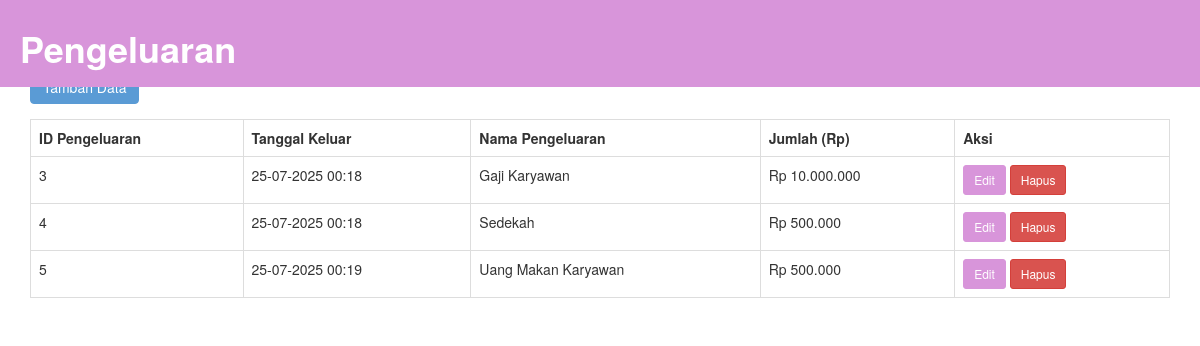
The app's page /pengeluaran.php (signed in) with its own data.
### tables this page shows
CREATE TABLE `pengeluaran` (
  `id_pengeluaran` int(11) NOT NULL,
  `tanggal_keluar` datetime NOT NULL,
  `nama_pengeluaran` varchar(100) NOT NULL,
  `jumlah` int(11) NOT NULL
);

### pengeluaran.php (the view, shortened to what this page needs)
<?php
include 'config1.php';
$view = $dbconnect->query("SELECT * FROM pengeluaran");
?>
<!DOCTYPE html>
<html>
<head>
    <link rel="stylesheet" href="https://cdn.jsdelivr.net/npm/bootstrap@3.3.7/dist/css/bootstrap.min.css">
</head>
<body>
    <div class="container">
        <div class="header">
            <h1><strong>Pengeluaran</strong></h1>
        </div>
        <div class="form-group">
        <a href="add_pengeluaran.php" class="btn btn-custom1">Tambah Data</a>
        </div>
        <table class="table table-bordered">
            <tr>
                <th>ID Pengeluaran</th>
                <th>Tanggal Keluar</th>
                <th>Nama Pengeluaran</th>
                <th>Jumlah (Rp)</th>
                <th>Aksi</th>
            </tr>
            <?php while ($row = $view->fetch_array()) { ?>
            <tr>
                <td><?= $row['id_pengeluaran'] ?></td>
                <td><?= date('d-m-Y H:i', strtotime($row['tanggal_keluar'])) ?? '-' ?></td>
                <td><?= $row['nama_pengeluaran'] ?></td>
                <td>Rp <?= number_format($row['jumlah'], 0, ',', '.') ?></td>
                <td>
                    <a href="edit_pengeluaran.php?id=<?= $row['id_pengeluaran'] ?>" class="btn btn-custom btn-sm">Edit</a>
                    <a href="hapus_pengeluaran.php?id=<?= $row['id_pengeluaran'] ?>" class="btn btn-danger btn-sm" onclick="return confirm('Apakah anda yakin menghapus?')">Hapus</a>
                </td>
            </tr>
            <?php } ?>
        </table>
    </div>
</body>
</html>

### pengeluaran.php (style rules this page uses)
.header { display: flex; align-items: center; justify-content: flex-start; padding: 8px 20px; background: #d895da; color: white; width: 100%; position: fixed; top: 0; left: 0; z-index: 1000; }
.container { margin-top: 70px; }
.btn-custom { background-color: #d895da; border-color: #d895da; color: #fff; }
.btn-custom1 { background-color: #5a9bd5; border-color: #5a9bd5; color: #fff; }

### records on screen
pengeluaran: id_pengeluaran "3", tanggal_keluar "25-07-2025 00:18", nama_pengeluaran "Gaji Karyawan", jumlah "10.000.000"
pengeluaran: id_pengeluaran "4", tanggal_keluar "25-07-2025 00:18", nama_pengeluaran "Sedekah", jumlah "500.000"
pengeluaran: id_pengeluaran "5", tanggal_keluar "25-07-2025 00:19", nama_pengeluaran "Uang Makan Karyawan", jumlah "500.000"
